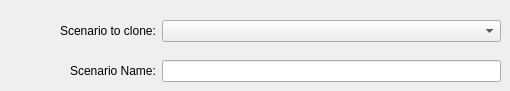
              <widget class="QWidget" name="page_14">
               <widget class="QWidget" name="">
                <property name="geometry">
                 <rect>
                  <x>70</x>
                  <y>60</y>
                  <width>431</width>
                  <height>22</height>
                 </rect>
                </property>
                <layout class="QHBoxLayout" name="horizontalLayout_16">
                 <item>
                  <widget class="QLabel" name="label_9">
                   <property name="sizePolicy">
                    <sizepolicy hsizetype="Fixed" vsizetype="Preferred">
                     <horstretch>0</horstretch>
                     <verstretch>0</verstretch>
                    </sizepolicy>
                   </property>
                   <property name="text">
                    <string>Scenario Name:</string>
                   </property>
                  </widget>
                 </item>
                 <item>
                  <widget class="QLineEdit" name="lineEdit_8"/>
                 </item>
                </layout>
               </widget>
               <widget class="QWidget" name="">
                <property name="geometry">
                 <rect>
                  <x>60</x>
                  <y>20</y>
                  <width>441</width>
                  <height>22</height>
                 </rect>
                </property>
                <layout class="QHBoxLayout" name="horizontalLayout_17">
                 <item>
                  <widget class="QLabel" name="label_52">
                   <property name="sizePolicy">
                    <sizepolicy hsizetype="Fixed" vsizetype="Preferred">
                     <horstretch>0</horstretch>
                     <verstretch>0</verstretch>
                    </sizepolicy>
                   </property>
                   <property name="text">
                    <string>Scenario to clone:</string>
                   </property>
                  </widget>
                 </item>
                 <item>
                  <widget class="QComboBox" name="comboBox_7"/>
                 </item>
                </layout>
               </widget>
              </widget>
